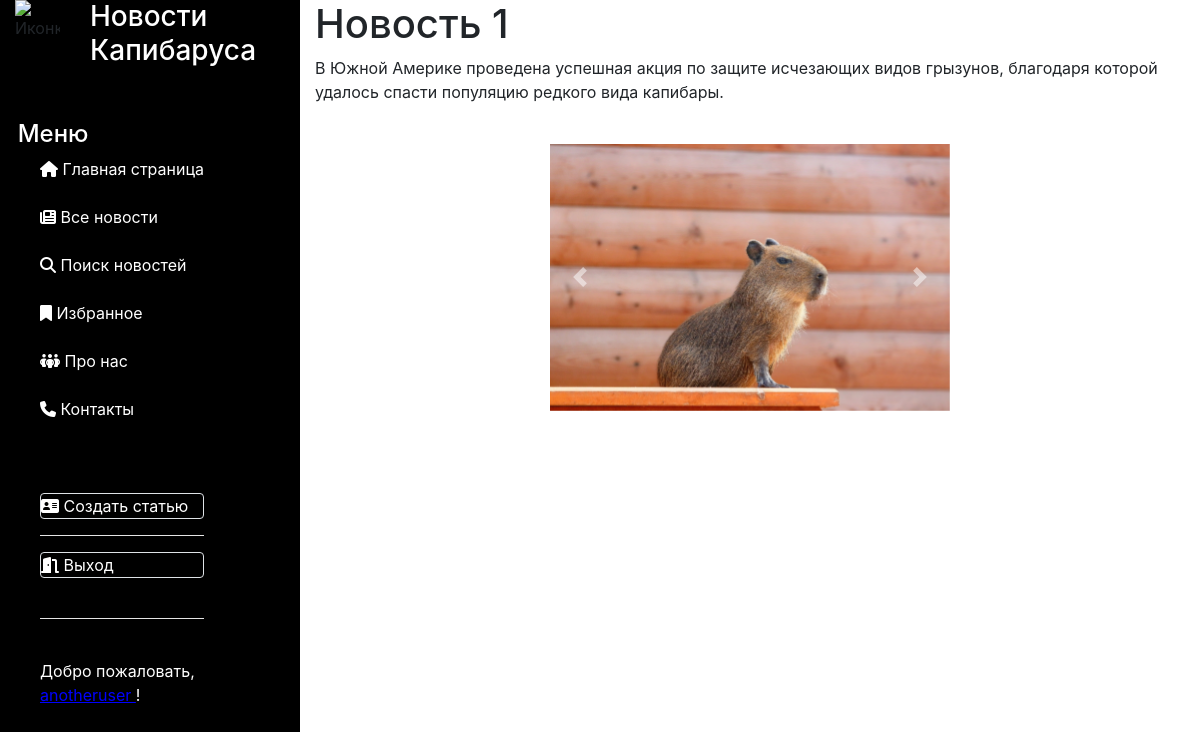
Screenshot of /news/1 (signed in) with the database file from the repository.
### news/models.py (models this page shows, shortened)
class Article(models.Model):
    categories = (('E', 'Economics'),
                  ('S', 'Science'),
                  ('IT', 'IT'))
    author = models.ForeignKey(User, on_delete=models.SET_NULL, null=True)
    title = models.CharField('Название', max_length=50, default='')
    anouncement = models.TextField('Аннотация', max_length=250)
    text = models.TextField('Текст новости', validators=[MinLengthValidator(200)])
    date = models.DateTimeField('Дата публикации', auto_created=True, default=datetime.datetime.now())
    category = models.CharField(choices=categories, max_length=20, verbose_name='Категории')
    tags = models.ManyToManyField(to=Tag, blank=True)
    class Meta:
        ordering = ['title', 'date']
        verbose_name = 'Новость'
        verbose_name_plural = 'Новости'

class Image(models.Model):
    article = models.ForeignKey(Article, on_delete=models.CASCADE)
    title = models.CharField(max_length=50, blank=True)
    image = models.ImageField(upload_to='article_images/')

### news/views.py (the view)
# urls.py: path('<int:id>', views.news_detail, name='news_detail'),
def news_detail(request, id):
    x_forwarded_for = request.META.get('HTTP_X_FORWARDED_FOR')
    if x_forwarded_for:
        ip = x_forwraded_for.split(',')[0]
    else:
        ip = request.META.get('REMOTE_ADDR')
    ip_address = ip
    news = Article.objects.get(id=id)
    images = Image.objects.filter(article_id=id)
    ViewCount.objects.get_or_create(article=news, ip_address=ip_address)
    context = {'news': news, 'images': images}
    return render(request, 'news/news_detail.html', context)

### users/templatetags/users_extras.py (called while the page is built)
@register.filter(name="has_group")
def has_group(user, group_name):
    return user.groups.filter(name=group_name).exists()

### news/templates/news/news_detail.html (shortened to what this page needs)
{% extends 'main/SideBar.html' %}
{% load static %}
{% block content %}
<link rel="stylesheet" href="https://maxcdn.bootstrapcdn.com/bootstrap/4.0.0/css/bootstrap.min.css"
>
<h1>
    {{ news.title }}
</h1>
<p>
    {{ news.text }}
</p>
<br>
{% if images %}
<div id="carouselExampleControls" class="carousel slide" data-ride="carousel">
    <div class="carousel-inner">
        {% for image in images %}
        <div class="carousel-item {% if forloop.counter == 1 %}active{% endif %}">
            <img class="d-block w-100" src="{{ image.image.url }}">
        </div>
        {% endfor %}
    </div>
    <a class="carousel-control-prev" href="#carouselExampleControls" role="button" data-slide="prev">
        <span class="carousel-control-prev-icon" aria-hidden="true"></span>
    </a>
    <a class="carousel-control-next" href="#carouselExampleControls" role="button" data-slide="next">
        <span class="carousel-control-next-icon" aria-hidden="true"></span>
    </a>
</div>
{% endif %}
{% endblock content %}

### main/templates/main/SideBar.html (shortened to what this page needs)
<!DOCTYPE html>
{% load static %}
{% load users_extras %}
<html lang="ru">
<head>
    <link rel="stylesheet" href="https://cdn.jsdelivr.net/npm/bootstrap@4.4.1/dist/css/bootstrap.min.css"
>
    <link rel="stylesheet" href="{% static 'main/css/style.css' %}">
</head>
<body>
<div class="container-fluid">
    <div class="row">
        <div class="col-lg-3 col-md-4 col-sm-4" id="SideBar">
            <div class="row">
                <div class="col-lg-3 col-md-4 col-sm-4">
                    <img class="img-fluid"
                         src="https://www.pinkbus.ru/im/600x600/1868649/0/6808517/Kapibara_v_bandane.jpg" alt="Иконка"
                         style="width:100px;height:auto">
                </div>
                <div class="col-lg-9 col-md-8 col-sm-8">
                    <h3 style="color:white">Новости Капибаруса</h3>
                </div>
                <br>
                <br>
                <br>
                <br>
                <br>
                <div>
                    <h4 class="main_list" style="color:#FFFFFF">Меню</h4>
                </div>
                <br>
            </div>
            <div class="row">
                {% if request.user.is_anonymous %}
                <ul class="main_list">
                    <li style="color:#FFFFFF"><i class="fa-solid fa-house"></i><a
                            href="{% url 'home' %}"
                            style="color:#FFFFFF">
                        Главная страница </a></li>
                    <br>
                    <li style="color:#FFFFFF"><i class="fa-solid fa-newspaper"></i><a
                            href="{% url 'news_list' %}"
                            style="color:#FFFFFF">
                        Все новости </a></li>
                    <br>
                    <li style="color:#FFFFFF"><i class="fa-solid fa-magnifying-glass"></i><a
                            href="{% url 'news_search' %}"
                            style="color:#FFFFFF">
                        Поиск новостей </a></li>
                    <br>
                    <li style="color:#FFFFFF"><i class="fa-solid fa-people-group"></i><a
                            href="{% url 'about' %}"
                            style="color:#FFFFFF">
                        Про нас </a></li>
                    <br>
                    <li style="color:#FFFFFF"><i class="fa-solid fa-phone"></i><a
                            href="{% url 'contacts' %}"
                            style="color:#FFFFFF">
                        Контакты </a></li>
                    <br>
                    <br>
                    <br>
                    <hr style="background-color: white">
                    <li style="color:#FFFFFF" class="rounded border"><i class="fa-solid fa-door-open"></i><a
                            href="{% url 'login' %}"
                            style="color:#FFFFFF"
                    >
                        Войти </a></li>
                    <br>
                    <li style="color:#FFFFFF" class="rounded border"><i class="fa-solid fa-address-card"></i><a
                            href="{% url 'registration' %}"
                            style="color:#FFFFFF"
                    >
                        Регистрация </a></li>
                    <hr style="background-color: white">
                    <br>
                </ul>
                {% elif request.user|has_group:"Authors" %}
                <ul class="main_list">
                    <li style="color:#FFFFFF"><i class="fa-solid fa-house"></i><a
                            href="{% url 'home' %}"
                            style="color:#FFFFFF">
                        Главная страница </a></li>
                    <br>
                    <li style="color:#FFFFFF"><i class="fa-solid fa-newspaper"></i><a
                            href="{% url 'news_list' %}"
                            style="color:#FFFFFF">
                        Все новости </a></li>
                    <br>
                    <li style="color:#FFFFFF"><i class="fa-solid fa-magnifying-glass"></i><a
                            href="{% url 'news_search' %}"
                            style="color:#FFFFFF">
                        Поиск новостей </a></li>
                    <br>
                    <li style="color:#FFFFFF"><i class="fa-solid fa-bookmark"></i><a
                            href="{% url 'my_favorits' %}"
                            style="color:#FFFFFF">
                        Избранное </a></li>
                    <br>
                    <li style="color:#FFFFFF"><i class="fa-solid fa-people-group"></i><a
                            href="{% url 'about' %}"
                            style="color:#FFFFFF">
                        Про нас </a></li>
                    <br>
                    <li style="color:#FFFFFF"><i class="fa-solid fa-phone"></i><a
                            href="{% url 'contacts' %}"
                            style="color:#FFFFFF">
                        Контакты </a></li>
                    <br>
                    <br>
                    <br>
                    <li style="color:#FFFFFF" class="rounded border"><i class="fa-solid fa-address-card"></i><a
                            href="{% url 'create_article' %}"
                            style="color:#FFFFFF"
                    >
                        Создать статью </a></li>
                    <hr style="background-color: white">
                    <li style="color:#FFFFFF" class="rounded border"><i class="fa-solid fa-door-open"></i><a
                            href="{% url 'logout' %}"
                            style="color:#FFFFFF"
                    >
                        Выход </a></li>
                    <br>
                    <hr style="background-color: white">
                    <br>
                    <li style="color:#FFFFFF">
                        Добро пожаловать,
                        <p><a href="{% url 'profile' %}" class="podcherk">
                            {{ request.user }} </a>!</p>
                    </li>
                </ul>
                {% endif %}
            </div>
        </div>
        <div class="col-lg-9 col-md-8 col-sm-8" id="Content">
            {% block content %}
            {% endblock content %}
        </div>
    </div>
</div>
</body>
</html>

### main/static/main/css/style.css (style rules this page uses)
ul.main_list { list-style-type:none; }
h4.main_list { margin-left: 25%; }
body { height: 100vh; }
#SideBar { height:100vh; background-color: black; display: block; top: 0; bottom: 0; position: sticky; }
#carouselExampleControls { width: 400px; height: auto; margin: auto; }
.podcherk { color: blue; text-decoration: underline blue; }

### rows the page displays
Article: title "Новость 1", text "В Южной Америке проведена успешная акция по защите исчезающих видов грызунов, благодаря которой удалось спасти популяцию редкого вида капибары."
Image: image (picture)

### other values shown
{{ request.user }} "anotheruser"
